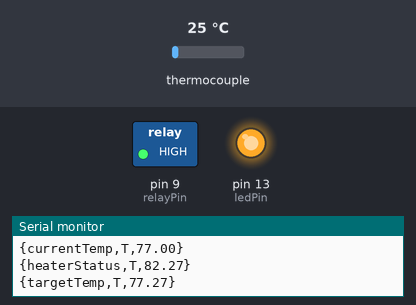
This sketch was run on a simulated Arduino Uno, built with avr-gcc and run on an emulated ATmega328P. Parts: switched loads named in the sketch (green lamp = pin HIGH), output pins drawn as LEDs (lit = HIGH), the last lines printed to the serial monitor. The inputs (shaded band) are chosen by the test bench; at power-on: thermocouple 25 °C.

Above: at 1.7 s.
1.8 s: thermocouple set to 29 °C
At 3.1 s:
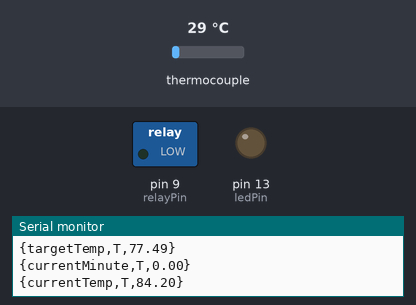
4.8 s: thermocouple set to 6 °C
At 5.4 s:
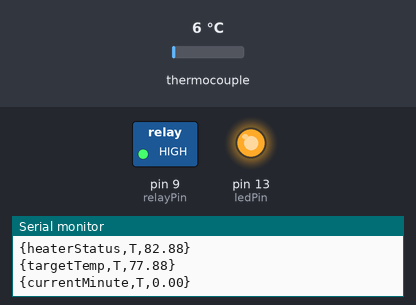
Timing chart, 0 to 7.8 s (numbered marks = the images above; inputs shaded):
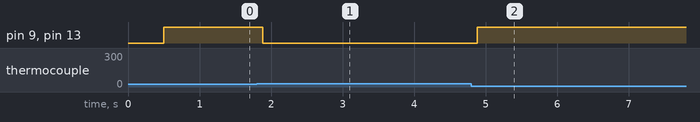

The sketch:

kilnController.ino
```cpp
int soakTemp = 2050; //Enter Soak Temp (Degrees Fahrenheit) <------------Changeable
float soakTime = 35; //Enter Soak Time (Minutes. Enter 0 for no soak time.) <------------Changeable
int rampRate = 10; // heating rate (Degrees Fahrenheit per Minute) <------------Changeable

int thermoDO = 5;
int thermoCS = 4;
int thermoCLK = 3;

int relayPin = 9;
int ledPin = 13;


#include "Adafruit_MAX31855.h"

Adafruit_MAX31855 thermocouple(thermoCLK, thermoCS, thermoDO);


float targetTemp;
float startingTemp;
float currentTemp;

float currentMillis;
float currentMinute;

bool soakStarted = false;
float soakStartTime;


void setup()
{
  Serial.begin(9600);

  pinMode(relayPin, OUTPUT);
  pinMode(ledPin, OUTPUT);

  Serial.println("warm up");
  delay(500);

  startingTemp = thermocouple.readFarenheit();
}


void loop()
{
  currentTemp = thermocouple.readFarenheit();
  currentMillis = millis();


  targetTemp = targetTempFunction(minuteFunction(currentMillis));


  if (currentTemp < targetTemp)
  {
    heatON();
  }
  else
  {
    heatOFF();
  }


  Serial.print("{targetTemp,T,"); Serial.print(targetTemp); Serial.println("}");
  Serial.print("{currentMinute,T,"); Serial.print(currentMinute); Serial.println("}");
  Serial.print("{currentTemp,T,"); Serial.print(currentTemp); Serial.println("}");
}


float targetTempFunction (float currentMinute)
{
  float result;
  result = startingTemp + currentMinute * rampRate;

  if (result >= soakTemp)
  {
    result = soakTemp;

    if (soakStarted == false)
    {
      soakStarted = true;
      soakStartTime = currentMinute;
    }
  }

  if (soakStarted == true && currentMinute - soakStartTime >= soakTime)
  {
    while (1 == 1)
    {
      //program end
      heatOFF();
      delay(1000);
    }
  }

  return result;
}


float minuteFunction (float currentMillis)
{
  float result;
  result = currentMillis / 60000;
  return result;
}


void heatON()
{
  digitalWrite(relayPin, HIGH);
  digitalWrite(ledPin, HIGH);
  Serial.print("{heaterStatus,T,"); Serial.print(targetTemp + 5); Serial.println("}"); Serial.flush();
}

void heatOFF()
{
  digitalWrite(relayPin, LOW);
  digitalWrite(ledPin, LOW);
  Serial.print("{heaterStatus,T,"); Serial.print(targetTemp - 5); Serial.println("}"); Serial.flush();
}
```

Measured:
- the behaviour switches between 25 and 26 °C on thermocouple (found by bisection; images 0 and 1)
- after the input at 1.8 s, pin 9 (relayPin), pin 13 (ledPin): HIGH → LOW after 0.09 s
- after the input at 4.8 s, pin 9 (relayPin), pin 13 (ledPin): LOW → HIGH after 0.08 s
